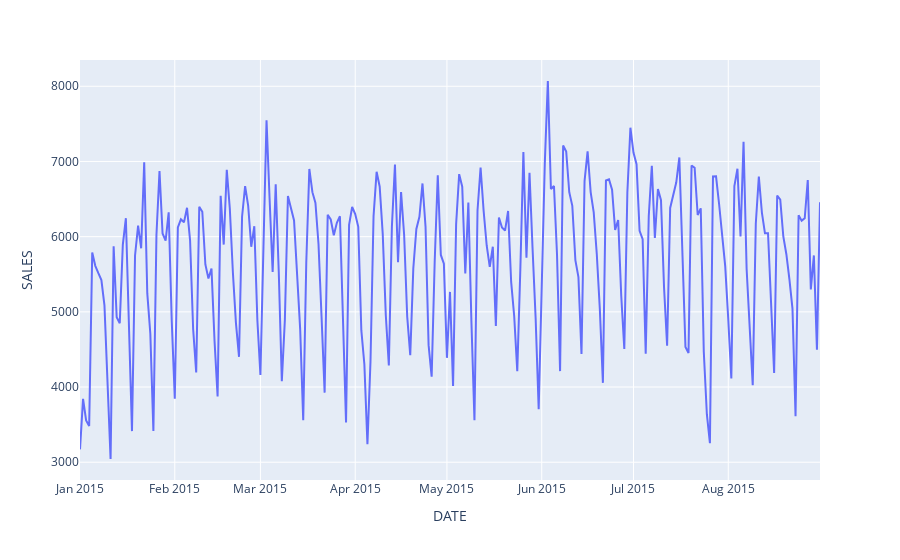

Notebook code for this chart:
### Code cell
# Line graph using PlotlyExpress
import plotly_express as px
px.line(dt_upd,x = "DATE",y = "SALES")

### Figure 1 — Plotly figure (JSON) as saved in the notebook; plotly's stock layout.template omitted (floating-point values rounded to 4 significant figures; data arrays with more than 128 entries replaced by an {"elided": "..."} marker saying what was removed)
{"data": [{"hovertemplate": "DATE=%{x}<br>SALES=%{y}<extra></extra>", "legendgroup": "", "line": {"color": "#636efa", "dash": "solid"}, "marker": {"symbol": "circle"}, "mode": "lines", "name": "", "orientation": "v", "showlegend": false, "type": "scatter", "x": {"elided": "243 str values"}, "xaxis": "x", "y": {"elided": "243 float values"}, "yaxis": "y"}], "layout": {"legend": {"tracegroupgap": 0}, "margin": {"t": 60}, "xaxis": {"anchor": "y", "domain": [0, 1], "title": {"text": "DATE"}}, "yaxis": {"anchor": "x", "domain": [0, 1], "title": {"text": "SALES"}}}}
